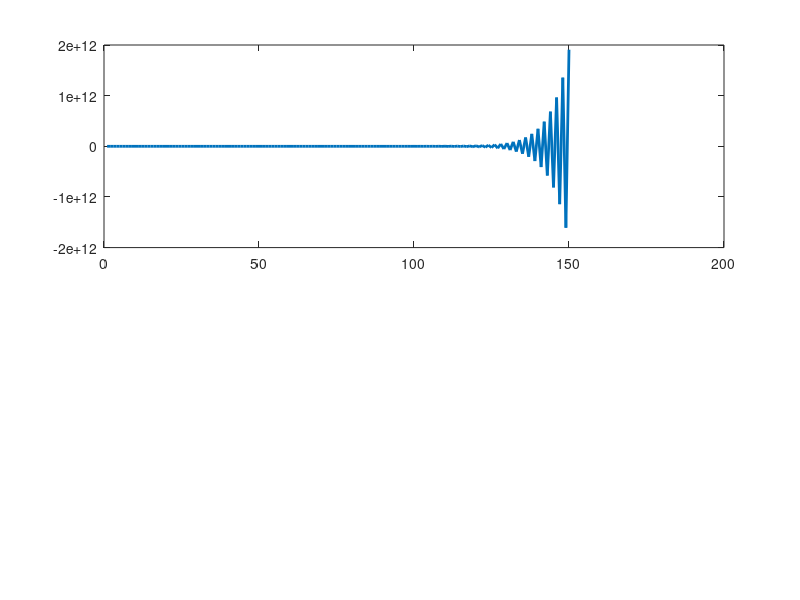

MATLAB code to generate this figure: (Note: this script raises an error after producing the figure.)
clear; clc; close all;

%% ===== TODO =============
% Build your own simulator
%% Lab 5 – Problem 1: Cruise Control Simulator

%% ====================== PARAMETERS ======================
v_ref = 20;    % Vd
Kp = 35;        % Controller gain
N = 150;       % Number of time steps
dt = 0.15;     % OR 0.15 depending on the test

switch dt
    case 0.05    % Different parameters for different dt values
        a = 0.83392;   b = 0.02700;   d = -0.42788;
    case 0.15
        a = 0.68073;   b = 0.05334;   d = -0.89377;
end

% Find u*
u_star = -d/b;

%% ====================== SIMULATION DATA ======================
v = zeros(N,1);     % Velocity data
u = zeros(N,1);     % Motor input data

v(1) = 0;           % Initial velocity is 0

%% ========================= MAIN LOOP =========================
for k = 1:N-1
    % Input calculation for each time step, to use for velocity
    u(k) = Kp*(v_ref - v(k)) + u_star;

    % Velocity dynamics
    v(k+1) = a*v(k) + b*u(k) + d;
end

%% ====================== PLOTS ================================
figure;
subplot(2,1,1);
plot(v,'LineWidth',2);
yline(v_ref,'r--');
title('Velocity Response');
xlabel('Time step');
ylabel('v_k');

subplot(2,1,2);
plot(u,'LineWidth',2);
title('Control Input u_k');
xlabel('Time step');
ylabel('PWM');

sgtitle('Velocity and Control Inputs at Kp = 35')
